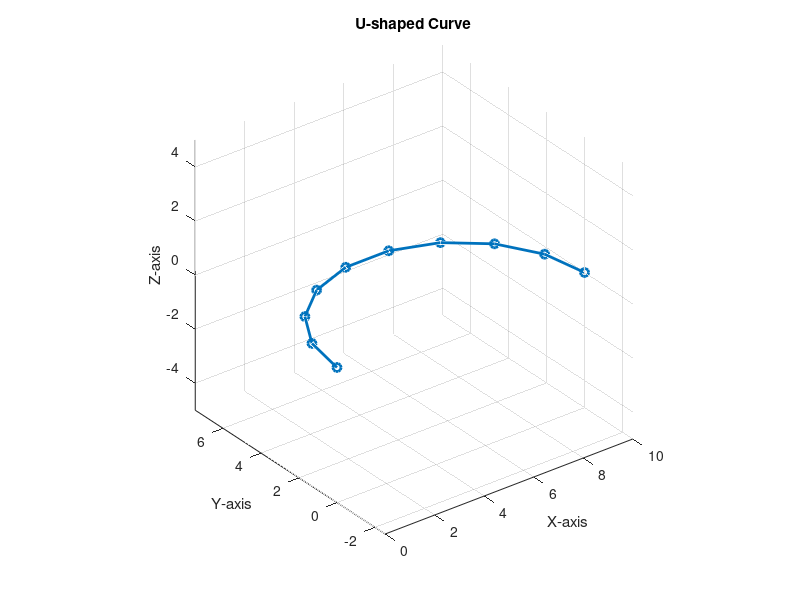

The MATLAB script that drew this image:
% Parameters
l_string = 10;
% Total length of the U-shape

% Generate U-shaped curve
theta = linspace(0, pi, 10); % Angle values from 0 to pi
x = l_string/2 * (1 - cos(theta)); % X-coordinate equation
y = l_string/2 * sin(theta); % Y-coordinate equation
z = zeros(size(theta)); % Z-coordinate is set to 0

% Plot the U-shaped curve
figure;
plot3(x, y, z, '-o', 'LineWidth', 2);
title('U-shaped Curve');
xlabel('X-axis');
ylabel('Y-axis');
zlabel('Z-axis');
grid on;
axis equal;